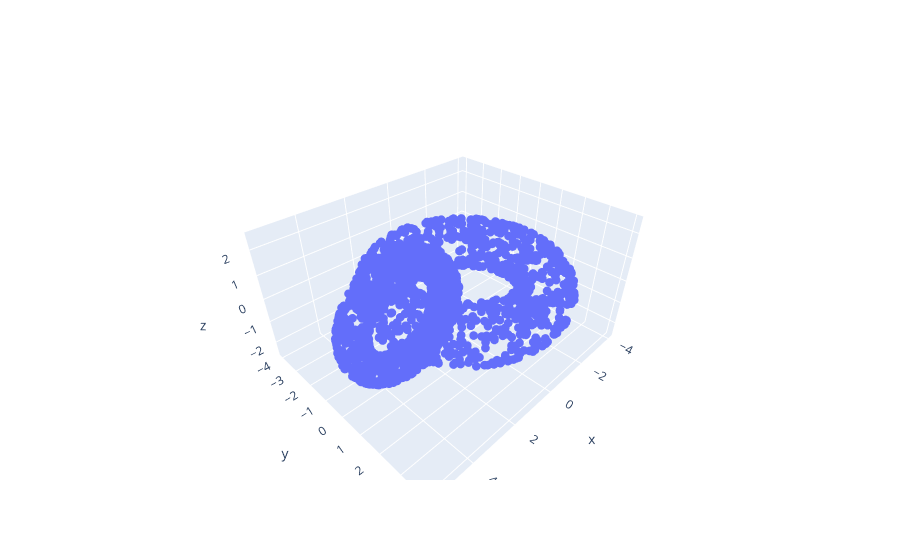

The notebook cell saved with this chart:
### Code cell
# Combina puntos
points_torus1 = np.vstack((x1, y1, z1)).T
points_torus2 = np.vstack((rotated_points[0], rotated_points[1], rotated_points[2])).T
X = np.vstack((points_torus1, points_torus2))
print(X.shape)
# Plot
scatter_trace = go.Scatter3d(x=X[:, 0], y=X[:, 1], z=X[:, 2], mode='markers', marker=dict(size=3))
layout = go.Layout(scene=dict(aspectmode='data'))
fig = go.Figure(data=[scatter_trace], layout=layout)
fig.show()

### Figure 1 — Plotly figure (JSON) as saved in the notebook; plotly's stock layout.template omitted (floating-point values rounded to 4 significant figures; data arrays with more than 128 entries replaced by an {"elided": "..."} marker saying what was removed)
{"data": [{"marker": {"size": 3}, "mode": "markers", "type": "scatter3d", "x": {"elided": "2000 float values"}, "y": {"elided": "2000 float values"}, "z": {"elided": "2000 float values"}}], "layout": {"scene": {"aspectmode": "data"}}}
